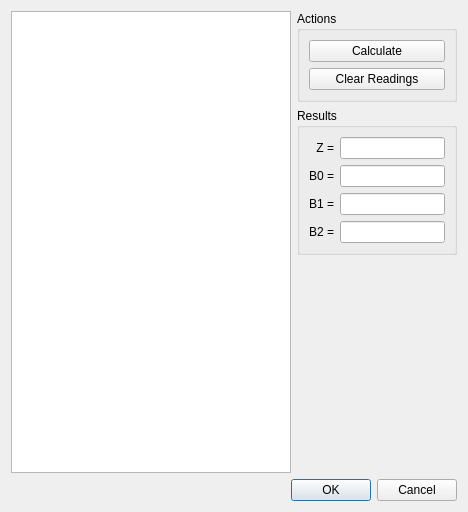
<?xml version="1.0" encoding="UTF-8"?>
<ui version="4.0">
 <class>SlopeCalibrationDialog</class>
 <widget class="QDialog" name="SlopeCalibrationDialog">
  <property name="geometry">
   <rect>
    <x>0</x>
    <y>0</y>
    <width>468</width>
    <height>512</height>
   </rect>
  </property>
  <property name="windowTitle">
   <string>Slope Calibration Tool</string>
  </property>
  <layout class="QVBoxLayout" name="verticalLayout_2">
   <item>
    <layout class="QHBoxLayout" name="horizontalLayout">
     <item>
      <widget class="QTableView" name="tableView">
       <property name="sizePolicy">
        <sizepolicy hsizetype="Fixed" vsizetype="Expanding">
         <horstretch>0</horstretch>
         <verstretch>0</verstretch>
        </sizepolicy>
       </property>
       <property name="minimumSize">
        <size>
         <width>280</width>
         <height>0</height>
        </size>
       </property>
       <property name="baseSize">
        <size>
         <width>0</width>
         <height>0</height>
        </size>
       </property>
      </widget>
     </item>
     <item>
      <layout class="QVBoxLayout" name="verticalLayout">
       <item>
        <widget class="QGroupBox" name="groupBox">
         <property name="title">
          <string>Actions</string>
         </property>
         <layout class="QVBoxLayout" name="verticalLayout_3">
          <item>
           <widget class="QPushButton" name="calculatePushButton">
            <property name="text">
             <string>Calculate</string>
            </property>
           </widget>
          </item>
          <item>
           <widget class="QPushButton" name="clearPushButton">
            <property name="text">
             <string>Clear Readings</string>
            </property>
           </widget>
          </item>
         </layout>
        </widget>
       </item>
       <item>
        <widget class="QGroupBox" name="groupBox_2">
         <property name="title">
          <string>Results</string>
         </property>
         <layout class="QGridLayout" name="gridLayout">
          <item row="3" column="0">
           <widget class="QLabel" name="b2Label">
            <property name="text">
             <string>B2 =</string>
            </property>
            <property name="alignment">
             <set>Qt::AlignRight|Qt::AlignTrailing|Qt::AlignVCenter</set>
            </property>
           </widget>
          </item>
          <item row="2" column="1">
           <widget class="QLineEdit" name="b1LineEdit">
            <property name="text">
             <string notr="true"/>
            </property>
            <property name="readOnly">
             <bool>true</bool>
            </property>
           </widget>
          </item>
          <item row="2" column="0">
           <widget class="QLabel" name="b1Label">
            <property name="text">
             <string>B1 =</string>
            </property>
            <property name="alignment">
             <set>Qt::AlignRight|Qt::AlignTrailing|Qt::AlignVCenter</set>
            </property>
           </widget>
          </item>
          <item row="1" column="1">
           <widget class="QLineEdit" name="b0LineEdit">
            <property name="text">
             <string notr="true"/>
            </property>
            <property name="readOnly">
             <bool>true</bool>
            </property>
           </widget>
          </item>
          <item row="3" column="1">
           <widget class="QLineEdit" name="b2LineEdit">
            <property name="text">
             <string notr="true"/>
            </property>
            <property name="readOnly">
             <bool>true</bool>
            </property>
           </widget>
          </item>
          <item row="1" column="0">
           <widget class="QLabel" name="b0Label">
            <property name="text">
             <string>B0 =</string>
            </property>
            <property name="alignment">
             <set>Qt::AlignRight|Qt::AlignTrailing|Qt::AlignVCenter</set>
            </property>
           </widget>
          </item>
          <item row="0" column="0">
           <widget class="QLabel" name="zLabel">
            <property name="text">
             <string>Z =</string>
            </property>
            <property name="alignment">
             <set>Qt::AlignRight|Qt::AlignTrailing|Qt::AlignVCenter</set>
            </property>
           </widget>
          </item>
          <item row="0" column="1">
           <widget class="QLineEdit" name="zLineEdit">
            <property name="text">
             <string notr="true"/>
            </property>
            <property name="readOnly">
             <bool>true</bool>
            </property>
           </widget>
          </item>
         </layout>
        </widget>
       </item>
       <item>
        <spacer name="verticalSpacer">
         <property name="orientation">
          <enum>Qt::Vertical</enum>
         </property>
         <property name="sizeHint" stdset="0">
          <size>
           <width>20</width>
           <height>40</height>
          </size>
         </property>
        </spacer>
       </item>
      </layout>
     </item>
    </layout>
   </item>
   <item>
    <widget class="QDialogButtonBox" name="buttonBox">
     <property name="orientation">
      <enum>Qt::Horizontal</enum>
     </property>
     <property name="standardButtons">
      <set>QDialogButtonBox::Cancel|QDialogButtonBox::Ok</set>
     </property>
    </widget>
   </item>
  </layout>
  <action name="actionCut">
   <property name="text">
    <string>Cu&amp;t</string>
   </property>
   <property name="shortcut">
    <string>Ctrl+X</string>
   </property>
  </action>
  <action name="actionCopy">
   <property name="text">
    <string>&amp;Copy</string>
   </property>
   <property name="shortcut">
    <string>Ctrl+C</string>
   </property>
  </action>
  <action name="actionPaste">
   <property name="text">
    <string>&amp;Paste</string>
   </property>
   <property name="shortcut">
    <string>Ctrl+V</string>
   </property>
  </action>
  <action name="actionDelete">
   <property name="text">
    <string>&amp;Delete</string>
   </property>
   <property name="toolTip">
    <string>Delete</string>
   </property>
   <property name="shortcut">
    <string>Del</string>
   </property>
  </action>
 </widget>
 <tabstops>
  <tabstop>tableView</tabstop>
  <tabstop>calculatePushButton</tabstop>
  <tabstop>clearPushButton</tabstop>
  <tabstop>zLineEdit</tabstop>
  <tabstop>b0LineEdit</tabstop>
  <tabstop>b1LineEdit</tabstop>
  <tabstop>b2LineEdit</tabstop>
 </tabstops>
 <resources/>
 <connections>
  <connection>
   <sender>buttonBox</sender>
   <signal>accepted()</signal>
   <receiver>SlopeCalibrationDialog</receiver>
   <slot>accept()</slot>
   <hints>
    <hint type="sourcelabel">
     <x>248</x>
     <y>254</y>
    </hint>
    <hint type="destinationlabel">
     <x>157</x>
     <y>274</y>
    </hint>
   </hints>
  </connection>
  <connection>
   <sender>buttonBox</sender>
   <signal>rejected()</signal>
   <receiver>SlopeCalibrationDialog</receiver>
   <slot>reject()</slot>
   <hints>
    <hint type="sourcelabel">
     <x>316</x>
     <y>260</y>
    </hint>
    <hint type="destinationlabel">
     <x>286</x>
     <y>274</y>
    </hint>
   </hints>
  </connection>
 </connections>
</ui>
